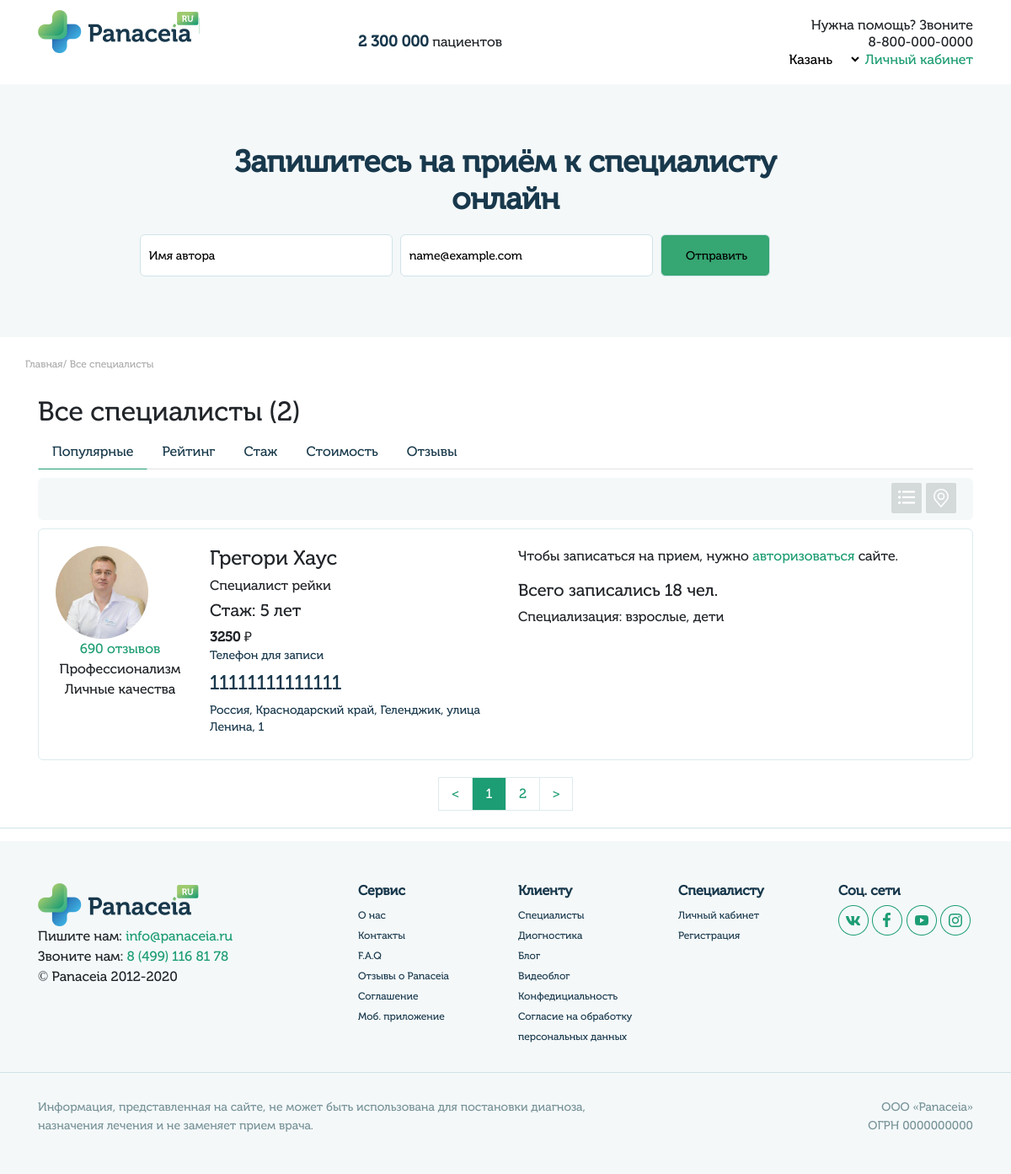
Before: /doctors/list/ with the older database file.
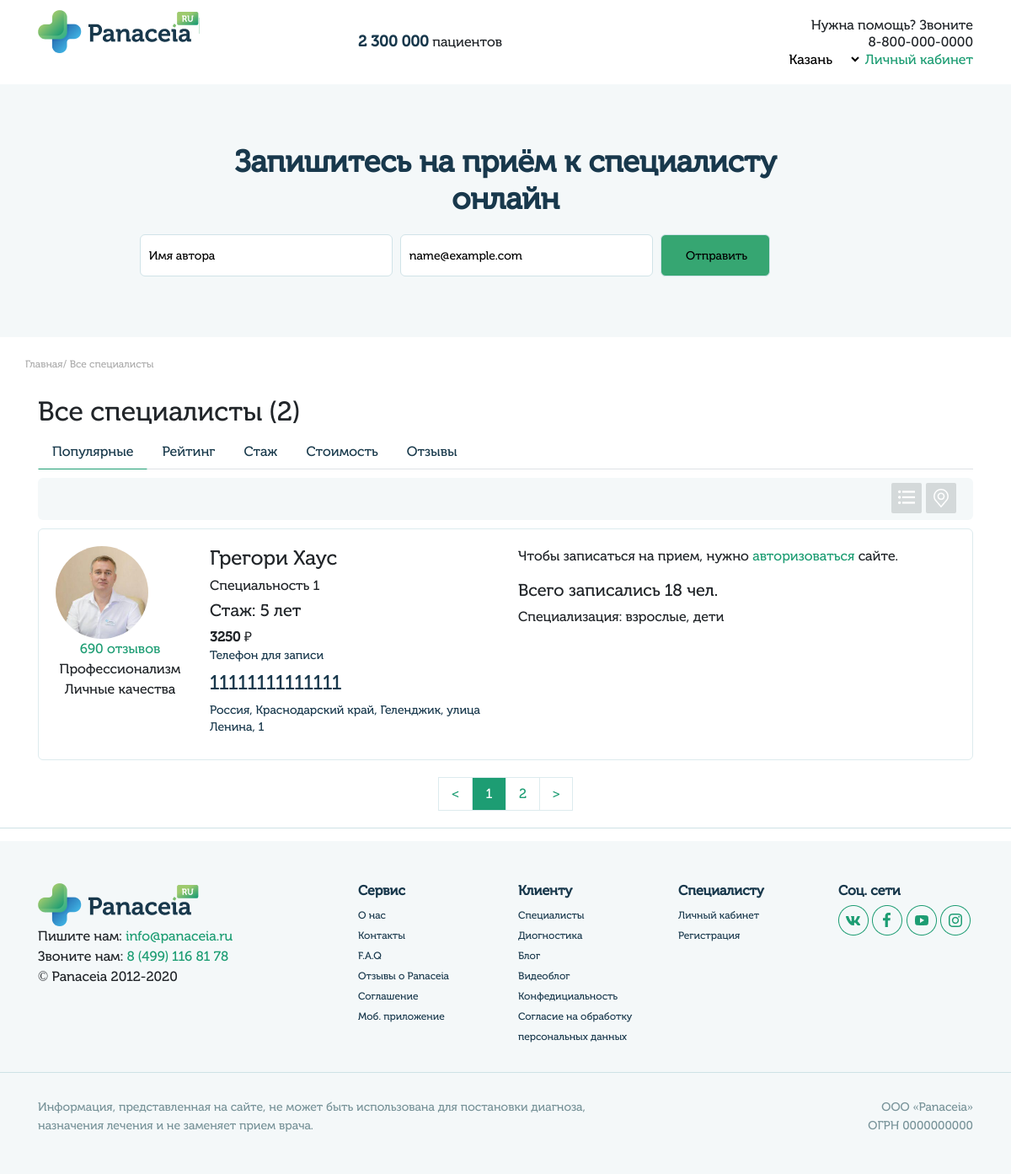
After: the same page with the newer database file.
### userprofile/models.py (models this page shows, shortened)
class UserMain(models.Model):
    user = models.OneToOneField(User, on_delete=models.CASCADE)
    gender_list = (
        ('male', 'Мужской'),
        ('female', 'Женский')
    )
    queryset = TimeZone.objects.all()
    time_zone_list = []
    for i in queryset:
         time_zone_list.append((i.name, i.title))
    gender = models.CharField(blank=True,  max_length=6, choices=gender_list, verbose_name='Пол')
    avatar = models.ImageField(blank=True, upload_to='images/users', verbose_name='Изображение')
    fio = models.CharField(blank=True, max_length=100, verbose_name='ФИО')
    dob = models.CharField(blank=True, max_length=10, verbose_name='Дата рождения')
    city = models.CharField(blank=True, max_length=200, verbose_name='Город')
    time_zone = models.CharField(blank=True, max_length=200, choices=time_zone_list, verbose_name='Временная зона')
    skype = models.CharField(blank=True, max_length=50, verbose_name='Skype')
    whatsapp = models.CharField(blank=True, max_length=20, verbose_name='WhatsApp')
    phone = models.CharField(blank=True, max_length=20, verbose_name='Номер телефона')
    coords = models.CharField(blank=True, max_length=200, verbose_name='Координаты')
    class Meta:
        verbose_name = 'Профиль'
        verbose_name_plural = 'Профили'

class Specialty(models.Model):
    content = models.ForeignKey(User, on_delete=models.CASCADE)
    title = models.CharField(max_length=100, verbose_name='Название')
    def __str__(self):
        return self.title
    class Meta:
        verbose_name = 'Специальность'
        verbose_name_plural = 'Специальности'

### doctors/views.py (the view)
# urls.py: path('list/', views.doctors_list_all_view, name='doctors_list_all'),
def doctors_list_all_view(request):
    page = request.GET.get('page')
    object_list = User.objects.filter(groups__name='doctors')
    count = len(object_list)
    paginator = Paginator(object_list, 1)
    doctors = list()
    try:
        users = paginator.page(page)
    except PageNotAnInteger:
        users = paginator.page(1)
    except EmptyPage:
        users = paginator.page(paginator.num_pages)
    for user in users:
        doctor_main = UserMain.objects.get(user=user)
        doctor = UserDoctor.objects.get(user=user)
        services = Service.objects.filter(content=user.id)
        user_spec = ', '.join([str(i) for i in Specialty.objects.filter(content=user.id).order_by('?')[:4]])
        count_meeting = len(Meeting.objects.filter(doctor_id=user.id))
        total_service_price = 0
        count_service_item = len(services)
        average_price = 0
        for service in services:
            total_service_price = total_service_price + int(service.price)
        if count_service_item !=0:
            average_price = round(total_service_price / count_service_item)
        if doctor.experience_years != '':
            words = ['год', 'года', 'лет']
            num = int(doctor.experience_years)
            years = decl_of_num(num, words)
            experience = 'Стаж: ' + str(num) + ' ' + years
        else:
            experience = ''
        patients = ''
        if doctor.patient_grown:
            patients = patients + 'взрослые, '
        if doctor.patient_children:
            patients = patients + 'дети, '
        _doctor = {
            'id': user.id,
            'fio': doctor_main.fio,
            'city': doctor_main.city,
            'phone': doctor_main.phone,
            'avatar': doctor_main.avatar,
            'specialty': user_spec,
            'experience_years': experience,
            'services': services,
            'average_price': average_price,
            'count_meeting': count_meeting,
            'patient_grown': doctor.patient_grown,
            'patient_children': doctor.patient_children,
            'patients': patients[:-2],
        }
        doctors.append(_doctor)
    data = {
        'doctors': doctors,
        'page': page,
        'users': users,
        'title': 'Все специалисты',
        'count': count,
        'all': 'y'
    }
    return render(request, 'doctors_list.html', data)

### templates/doctors_list.html (shortened to what this page needs)
{% extends "home.html" %}
{% load static %}
{% block content %}
<div class="top-search">
    <div class="container">
        <div class="row">
            <div class="col-sm">
                <div class="search-title">
                    Запишитесь на приём к специалисту онлайн
                </div>
            </div>
        </div>
        <div class="row popup-login">
            <div class="col-sm">
                <div class="search-form">
                    <div class="form-offer">
                        <form class="mainform">
                            <p class="name">
                                <input type="text" name="name" value="Имя автора" />
                            </p>
                            <p class="email">
                                <input type="text" name="email" value="name@example.com" />
                            </p>
                            <p class="send">
                                <input type="submit" value="Отправить" />
                            </p>
                        </form>
                    </div>
                </div>
            </div>
        </div>
    </div>
</div>
<div class="doctor-search">
    <div class="container">
        <div class="row">
            <div class="col-ms">
                <div class="breadcrumbs">
                    {% if all == 'y' %}
                        <a href="index.html">Главная</a>/ <a href="{% url 'doctors_list_all' %}">Все специалисты</a></a>
                    {% else %}
                        <a href="index.html">Главная</a>/ <a href="{% url 'doctors_list_all' %}">Все специалисты</a>/ <a href="">{{ title }}</a>
                    {% endif %}
                </div>
            </div>
        </div>
        <div class="row">
            <div class="col-sm">
                <h2>{{ title }} <span>({{count}})</span></h2>
                <ul class="nav nav-tabs doctor-tab" id="myTab" role="tablist">
                    <li class="nav-item">
                        <a class="nav-link active" id="popular-tab" data-toggle="tab" href="#popular" role="tab" aria-controls="popular" aria-selected="true">Популярные</a>
                    </li>
                    <li class="nav-item">
                        <a class="nav-link" id="rating-tab" data-toggle="tab" href="#rating" role="tab" aria-controls="rating" aria-selected="false">Рейтинг</a>
                    </li>
                    <li class="nav-item">
                        <a class="nav-link" id="experience-tab" data-toggle="tab" href="#experience" role="tab" aria-controls="experience" aria-selected="false">Стаж</a>
                    </li>
                    <li class="nav-item">
                        <a class="nav-link" id="price-tab" data-toggle="tab" href="#price" role="tab" aria-controls="price" aria-selected="false">Стоимость</a>
                    </li>
                    <li class="nav-item">
                        <a class="nav-link" id="reviews-tab" data-toggle="tab" href="#reviews" role="tab" aria-controls="reviews" aria-selected="false">Отзывы</a>
                    </li>
                </ul>
                <div>
                     <div class="map-list tabs-nav">
                         <div class="list-icon icon">
                             <a href="{% url 'doctors_list_all' %}"><img src="{% static 'img/list.png' %}" alt=""></a>
                         </div>
                         <div class="map-icon icon">
                            <a href="{% url 'doctors_map' %}"> <img src="{% static 'img/place.png' %}" alt=""></a>
                         </div>
                     </div>
                     <div class="tab-maps">
                        <div class="tab-content">
                            <div class="tab-pane fade show active" id="popular" role="tabpanel" aria-labelledby="popular-tab">
                                {% for doctor in doctors %}
                                    <div class="doctor-info">
                                        <div class="row">
                                            <div class="col-2">
                                                {% if doctor.avatar != '' %}
                                                    <div class="avatar-doctor">
                                                        <img src="/media/{{doctor.avatar}}" alt="">
                                                    </div>
                                                {% else %}
                                                    <div class="avatar-doctor">
                                                        <img src="{% static 'img/user.png' %}" alt="">
                                                    </div>
                                                {% endif %}
                                                <div class="reviews-coin">
                                                    690 отзывов
                                                </div>
                                                <div class="rating-profi">
                                                    Профессионализм
                                                </div>
                                                <div class="rating-qualities">
                                                    Личные качества
                                                </div>
                                            </div>
                                            <div class="col-4 info-doctor">
                                                {% if doctor.fio != '' %}
                                                    <h4>{{ doctor.fio }}</h4>
                                                {% endif %}
                                                {% if doctor.specialty != '' %}
                                                    <h6>{{ doctor.specialty }}</h6>
                                                {% endif %}
                                                {% if doctor.experience_years != '' %}
                                                    <h5>{{ doctor.experience_years }}</h5>
                                                {% endif %}
                                                {% if doctor.average_price != 0 %}
                                                    <div class="price">
                                                        <b>{{ doctor.average_price }} </b> ₽
                                                    </div>
                                                {% endif %}
                                                <div class="phone-record">
                                                    <h5>Телефон для записи</h5>
                                                    <h4>{{ doctor.phone }} </h4>
                                                    <h5>{{ doctor.city }}</h5>
                                                </div>
                                            </div>
                                            <div class="col-6 recording">
                                                {% if request.user.is_authenticated %}
                                                    {% if user.groups.all.0.name == "users" %}
                                                        {% if doctor.services != '' %}
                                                            <div class="appointment appointment-btn set-doctor-id show-modal" doctor-id="{{doctor.id}}">Записаться на прием</div>
                                                        {% endif %}
                                                    {% endif %}
                                                {% else %}
                                                    <p>Чтобы записаться на прием, нужно <a href="{% url 'login' %}">авторизоваться</a> сайте.</p>
                                                {% endif %}
                                                <h5>Всего записались {{ doctor.count_meeting }} чел.</h5>
                                                {% if doctor.patients != '' %}
                                                    <p>Специализация: {{ doctor.patients }}</p>
                                                {% endif %}
                                            </div>
                                        </div>
                                    </div>
                                {% endfor %}
                                {% include "pagination.html" with page=users %}
                            </div>
                        </div>
                     </div>
                </div>
            </div>
        </div>
    </div>
</div>
{% endblock %}

Changed rows visible on the page:
removed Specialty: specialty "Специалист рейки"
added Specialty: specialty "Специальность 1"
Other visible differences:
new list line: "690 отзывов Профессионализм Личные качества Стаж: 5 лет 3250 ₽ Телефон для записи Чтобы записаться на прием, нужно авторизоваться сайте. Всего записались 18 чел. Специализация: взрослые, дети"
new list line: "Грегори Хаус 11111111111111 Россия, Краснодарский край, Геленджик, улица Ленина, 1"
list line gone: "690 отзывов Профессионализм Личные качества Стаж: 5 лет 3250 ₽ Телефон для записи Чтобы записаться на прием, нужно авторизоваться сайте. Всего записались 18 чел. Специализация: взрослые, дети"
list line gone: "Грегори Хаус 11111111111111 Россия, Краснодарский край, Геленджик, улица Ленина, 1"
